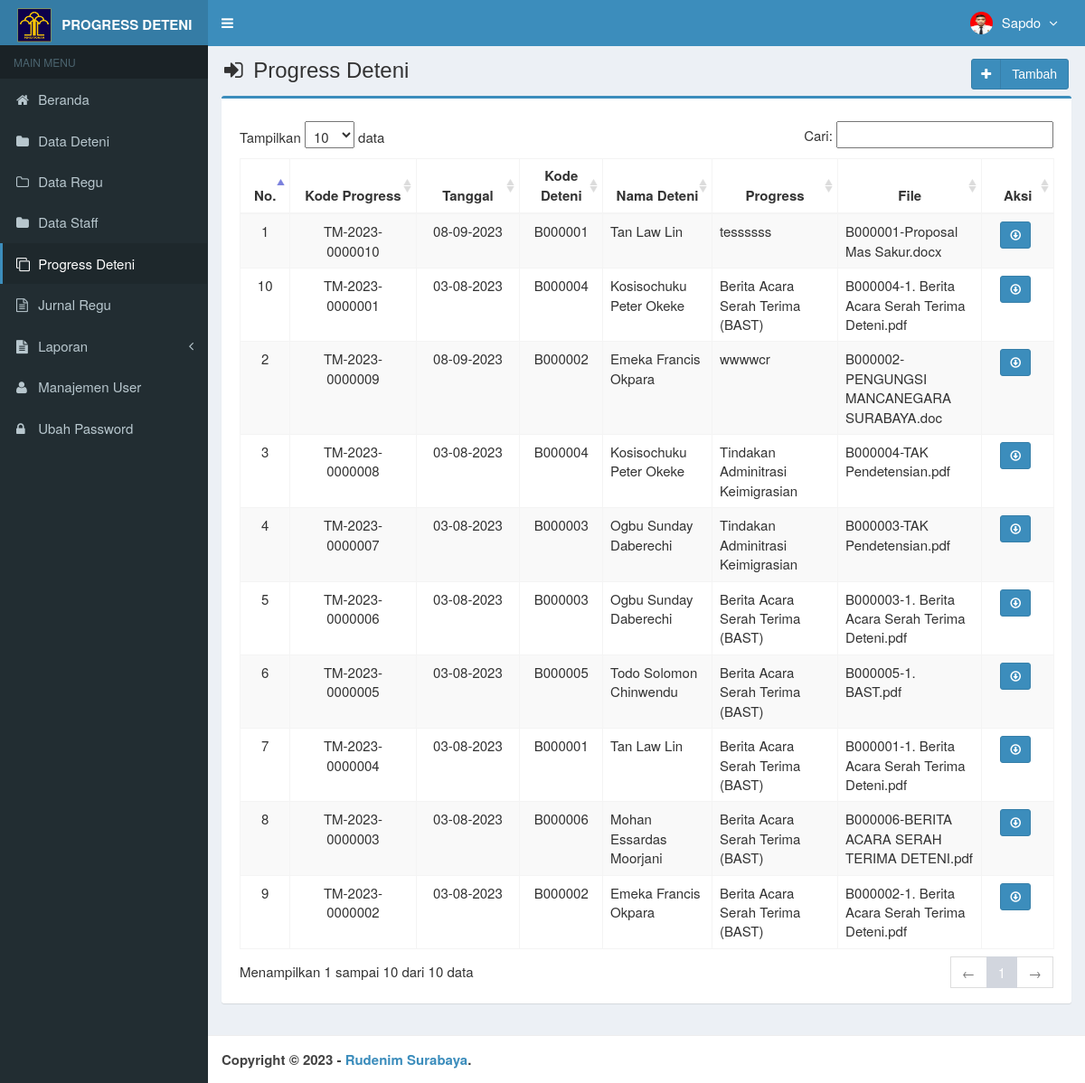
Page /main.php?module=progress_deteni (signed in) on the committed database.
### tables this page shows
CREATE TABLE `is_users` (
  `id_user` int(3) NOT NULL,
  `username` varchar(50) NOT NULL,
  `nama_user` varchar(50) NOT NULL,
  `password` varchar(50) NOT NULL,
  `email` varchar(50) DEFAULT NULL,
  `telepon` varchar(13) DEFAULT NULL,
  `foto` varchar(100) DEFAULT NULL,
  `hak_akses` enum('Super Admin','Kepala','Staff') NOT NULL,
  `status` enum('aktif','blokir') NOT NULL DEFAULT 'aktif',
  `created_at` timestamp NOT NULL DEFAULT current_timestamp(),
  `updated_at` timestamp NOT NULL DEFAULT current_timestamp() ON UPDATE current_timestamp()
);

CREATE TABLE `is_obat_masuk` (
  `kode_transaksi` varchar(15) NOT NULL,
  `tanggal_masuk` date NOT NULL,
  `kode_deteni` varchar(7) NOT NULL,
  `progress` varchar(100) NOT NULL,
  `created_user` int(3) NOT NULL,
  `created_date` timestamp NOT NULL DEFAULT current_timestamp() ON UPDATE current_timestamp(),
  `data` varchar(100) DEFAULT NULL
);

CREATE TABLE `is_deteni` (
  `kode_deteni` varchar(7) NOT NULL,
  `nama_deteni` varchar(100) NOT NULL,
  `blok_deteni` varchar(11) NOT NULL,
  `asal` varchar(50) NOT NULL,
  `created_user` int(3) NOT NULL,
  `created_date` timestamp NOT NULL DEFAULT current_timestamp(),
  `updated_user` int(3) NOT NULL,
  `updated_date` timestamp NOT NULL DEFAULT current_timestamp() ON UPDATE current_timestamp(),
  `wn` varchar(50) NOT NULL
);

### modules/progress-deteni/view.php (the view, shortened to what this page needs)
<section class="content-header">
  <h1>
    <i class="fa fa-sign-in icon-title"></i> Progress Deteni
    <a class="btn btn-primary btn-social pull-right" href="?module=form_progress_deteni&form=add" title="Tambah Data" data-toggle="tooltip">
      <i class="fa fa-plus"></i> Tambah
    </a>
  </h1>
</section>
<section class="content">
  <div class="row">
    <div class="col-md-12">
      <div class="box box-primary">
        <div class="box-body">
          <table id="dataTables1" class="table table-bordered table-striped table-hover">
            <thead>
              <tr>
                <th class="center">No.</th>
                <th class="center">Kode Progress</th>
                <th class="center">Tanggal</th>
                <th class="center">Kode Deteni</th>
                <th class="center">Nama Deteni</th>
                <th class="center">Progress</th>
                <th class="center">File</th>
                <th class="center">Aksi</th>
              </tr>
            </thead>
            <tbody>
              <?php
              $no = 1;
              $query = mysqli_query($mysqli, "SELECT a.kode_transaksi,a.tanggal_masuk,a.kode_deteni,a.progress,a.data,b.kode_deteni,b.nama_deteni
                                            FROM is_obat_masuk as a INNER JOIN is_deteni as b ON a.kode_deteni=b.kode_deteni ORDER BY kode_transaksi DESC")
                or die('Ada kesalahan pada query tampil Data Obat Masuk: ' . mysqli_error($mysqli));
              while ($data = mysqli_fetch_assoc($query)) {
                $tanggal         = $data['tanggal_masuk'];
                $exp             = explode('-', $tanggal);
                $tanggal_masuk   = $exp[2] . "-" . $exp[1] . "-" . $exp[0];
                echo "<tr>
                      <td width='30' class='center'>$no</td>
                      <td width='100' class='center'>$data[kode_transaksi]</td>
                      <td width='80' class='center'>$tanggal_masuk</td>
                      <td width='50' class='center'>$data[kode_deteni]</td>
                      <td width='50'>$data[nama_deteni]</td>
                      <td width='100'>$data[progress]</td>
                      <td width='100'>$data[data]</td>
                      <td class='center' width='50'>
                        <div>
                          <a data-toggle='tooltip' data-placement='top' title='Download' style='margin-right:5px' class='btn btn-primary btn-sm' href='modules/progress-deteni/DownloadFile.php?file=$data[data]'>
                              <i style='color:#fff' class='glyphicon glyphicon-download'></i>
                          </a>";
                echo "    </div>
                      </td>
                    </tr>";
                $no++;
              }
              ?>
            </tbody>
          </table>
        </div>
      </div>
    </div>
  </div>
</section><!-- /.content

### top-menu.php (shortened to what this page needs)
<?php
require_once "config/database.php";
$query = mysqli_query($mysqli, "SELECT id_user, nama_user, foto, hak_akses FROM is_users WHERE id_user='$_SESSION[id_user]'")
  or die('Ada kesalahan pada query tampil Manajemen User: ' . mysqli_error($mysqli));
$data = mysqli_fetch_assoc($query);
?>
<li class="dropdown user user-menu">
  <a href="#" class="dropdown-toggle" data-toggle="dropdown">
    <?php
    if ($data['foto'] == "") { ?>
      <img src="images/user/user-default.png" class="user-image" alt="User Image" />
    <?php
    } else { ?>
      <img src="images/user/<?php echo $data['foto']; ?>" class="user-image" alt="User Image" />
    <?php
    }
    ?>
    <span class="hidden-xs"><?php echo $data['nama_user']; ?> <i style="margin-left:5px" class="fa fa-angle-down"></i></span>
  </a>
</li>

### assets/css/style.css (style rules this page uses)
.btn-social *:first-child { border-right: 1px solid rgba(0, 0, 0, 0.1); bottom: 0; font-size: 1em !important; left: 0; line-height: 32px !important; position: absolute; text-align: center; top: 0; width: 32px !important; }
.content-header { padding: 15px 18px 0; position: relative; }
.center { text-align:center; }
.icon-title { margin-right: 5px; }
body { background-color: #fff; color: #333; font-size: 15px; line-height: 1.42857; }

### rows in the picture
is_users: foto (picture), nama_user "Sapdo"
is_obat_masuk: kode_transaksi "TM-2023-0000010", tanggal_masuk "08-09-2023", kode_deteni.kode_deteni "B000001", kode_deteni.nama_deteni "Tan Law Lin", progress "tessssss", data "B000001-Proposal Mas Sakur.docx"
is_obat_masuk: kode_transaksi "TM-2023-0000009", tanggal_masuk "08-09-2023", kode_deteni.kode_deteni "B000002", kode_deteni.nama_deteni "Emeka Francis Okpara", progress "wwwwcr", data "B000002-PENGUNGSI MANCANEGARA SURABAYA.doc"
is_obat_masuk: kode_transaksi "TM-2023-0000008", tanggal_masuk "03-08-2023", kode_deteni.kode_deteni "B000004", kode_deteni.nama_deteni "Kosisochuku Peter Okeke", progress "Tindakan Adminitrasi Keimigrasian", data "B000004-TAK Pendetensian.pdf"
is_obat_masuk: kode_transaksi "TM-2023-0000007", tanggal_masuk "03-08-2023", kode_deteni.kode_deteni "B000003", kode_deteni.nama_deteni "Ogbu Sunday Daberechi", progress "Tindakan Adminitrasi Keimigrasian", data "B000003-TAK Pendetensian.pdf"
is_obat_masuk: kode_transaksi "TM-2023-0000006", tanggal_masuk "03-08-2023", kode_deteni.kode_deteni "B000003", kode_deteni.nama_deteni "Ogbu Sunday Daberechi", progress "Berita Acara Serah Terima (BAST)", data "B000003-1. Berita Acara Serah Terima Deteni.pdf"
is_obat_masuk: kode_transaksi "TM-2023-0000005", tanggal_masuk "03-08-2023", kode_deteni.kode_deteni "B000005", kode_deteni.nama_deteni "Todo Solomon Chinwendu", progress "Berita Acara Serah Terima (BAST)", data "B000005-1. BAST.pdf"
is_obat_masuk: kode_transaksi "TM-2023-0000004", tanggal_masuk "03-08-2023", kode_deteni.kode_deteni "B000001", kode_deteni.nama_deteni "Tan Law Lin", progress "Berita Acara Serah Terima (BAST)", data "B000001-1. Berita Acara Serah Terima Deteni.pdf"
is_obat_masuk: kode_transaksi "TM-2023-0000003", tanggal_masuk "03-08-2023", kode_deteni.kode_deteni "B000006", kode_deteni.nama_deteni "Mohan Essardas Moorjani", progress "Berita Acara Serah Terima (BAST)", data "B000006-BERITA ACARA SERAH TERIMA DETENI.pdf"
is_obat_masuk: kode_transaksi "TM-2023-0000002", tanggal_masuk "03-08-2023", kode_deteni.kode_deteni "B000002", kode_deteni.nama_deteni "Emeka Francis Okpara", progress "Berita Acara Serah Terima (BAST)", data "B000002-1. Berita Acara Serah Terima Deteni.pdf"
is_obat_masuk: kode_transaksi "TM-2023-0000001", tanggal_masuk "03-08-2023", kode_deteni.kode_deteni "B000004", kode_deteni.nama_deteni "Kosisochuku Peter Okeke", progress "Berita Acara Serah Terima (BAST)", data "B000004-1. Berita Acara Serah Terima Deteni.pdf"
